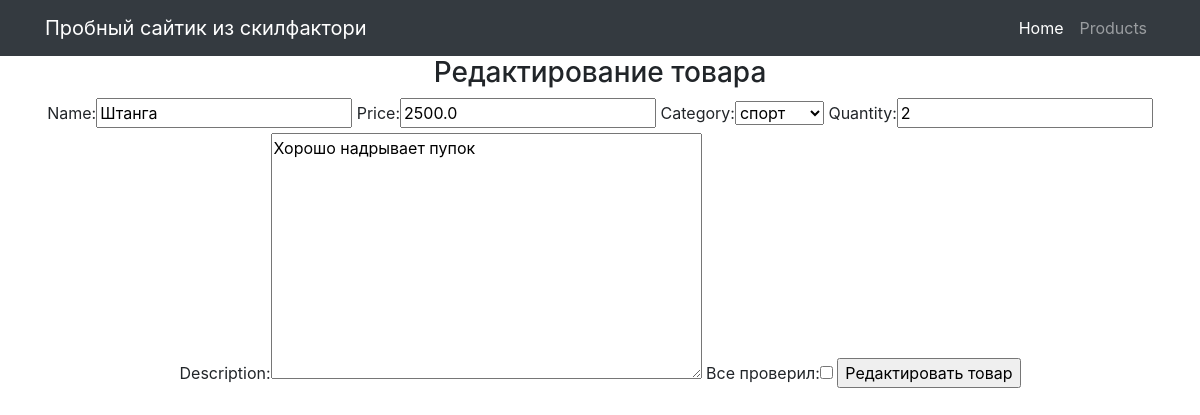
Page /products//2 on the earlier database version.
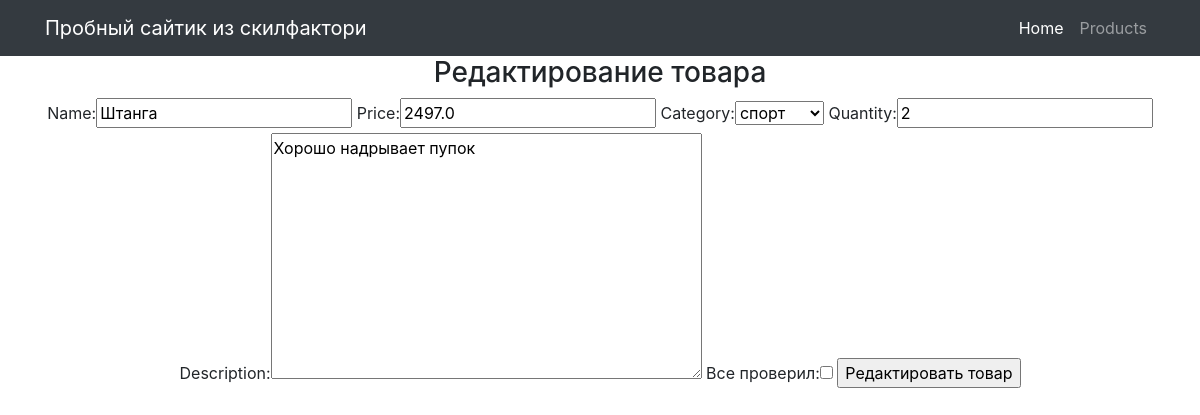
Same page on the later database version.
### simpleapp/models.py (models this page shows, shortened)
class Product(models.Model):
    name = models.CharField(max_length=50, unique=True,)  # названия товаров не должны повторяться
    price = models.FloatField(validators=[MinValueValidator(0.0, 'Price should be >= 0.0')])
    quantity = models.IntegerField(validators=[MinValueValidator(0, 'Quantity should be >= 0')])
    category = models.ForeignKey(to='Category', on_delete=models.CASCADE, related_name='products', )
    description = models.TextField()

class Category(models.Model):
    name = models.CharField(max_length=100, unique=True)  # названия категорий тоже не должны повторяться
    def __str__(self):
        return f'{self.name}'

### simpleapp/views.py (the view)
# urls.py: path('/<int:pk>', ProductUpdateView.as_view(), name='product_update'),
class ProductUpdateView(UpdateView):
    template_name = 'product_update.html'
    form_class = ProductForm
    def get_object(self, **kwargs):
        id = self.kwargs.get('pk')
        return Product.objects.get(pk=id)

### simpleapp/forms.py
class ProductForm(ModelForm):
    check_box = BooleanField(label='Все проверил')  # добавляем галочку, или же true-false поле
    class Meta:
        model = Product
        fields = ['name', 'price', 'category', 'quantity', 'description',
                  'check_box',
                  ]

### templates/product_update.html (shortened to what this page needs)
{% extends 'flatpages/default.html' %}
{% block content %}
<h3>Редактирование товара</h3>
<form method="POST">
    {{ form }}
    <input type="submit" value="Редактировать товар">
</form>
{% endblock content %}

Differences in the rows shown:
changed Product "спорт": price "2500.0" → "2497.0"
